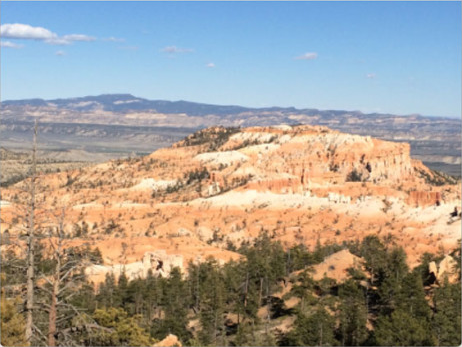
#> input picture 1.入门/Step5.OpenCV高级项目/imageA.png, 462 x 347 px
$ python image_stitching_simple.py
#> lines starting #> are read from the running program, lines starting #| are printed output that depends on the picture
import os, sys
os.environ["DISPLAY"] = "windows:0"
sys.path.append("../..")

import numpy as np
import cv2

import imutils

imageA = cv2.imread("imageA.png")
#> imageA is the input picture: shape (347, 462, 3); mean B, G, R 146.6, 155.3, 161.4
imageB = cv2.imread("imageB.png")
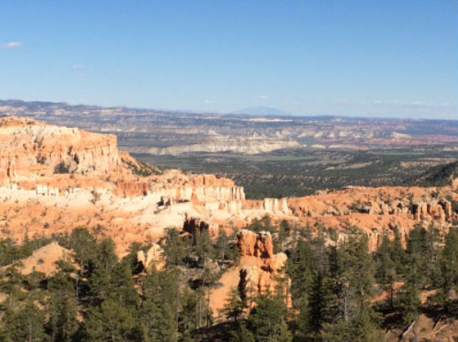
#> input picture 1.入门/Step5.OpenCV高级项目/imageB.png, 458 x 342 px
#> imageB is the input picture: shape (342, 458, 3); mean B, G, R 138, 142.4, 144.1
imageA = imutils.resize(imageA, width=400)
#> imageA: shape (300, 400, 3)
imageB = imutils.resize(imageB, width=400)
#> imageB: shape (298, 400, 3)

# 创建拼接器
stitcher = cv2.Stitcher_create()
status, stitched = stitcher.stitch([imageA, imageB])
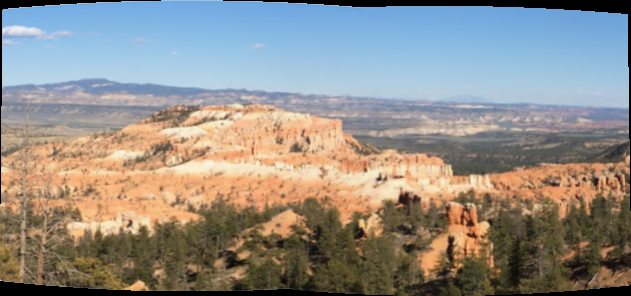
#> stitched: shape (296, 631, 3); mean B, G, R 135.6, 141.7, 145.5
#> status = 0

if status == 0:
    cv2.imshow("Image A ({} x {})".format(imageA.shape[1], imageA.shape[0]), imageA)
    cv2.imshow("Image B ({} x {})".format(imageB.shape[1], imageB.shape[0]), imageB)
    cv2.imshow("stitched ({} x {})".format(stitched.shape[1], stitched.shape[0]), stitched)
    cv2.waitKey()
    cv2.destroyAllWindows()
else:
	print("[INFO] image stitching failed ({})".format(status))
